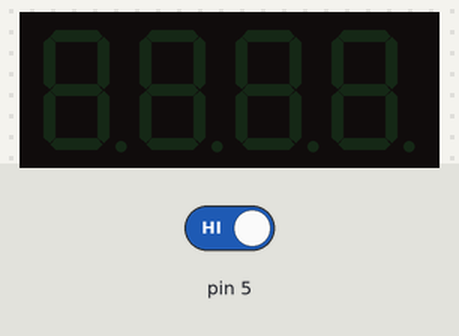
The sketch below on a simulated Arduino Uno, built with avr-gcc and run on an emulated ATmega328P. Shown: 4-digit seven-segment display. The test bench sets the inputs (shaded band); at power-on: pin 5 HIGH.

Above: at 1.2 s.
1.3 s: pin 5 driven LOW
At 2.2 s:
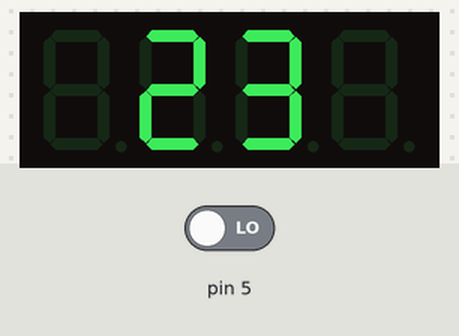
At 3.9 s:
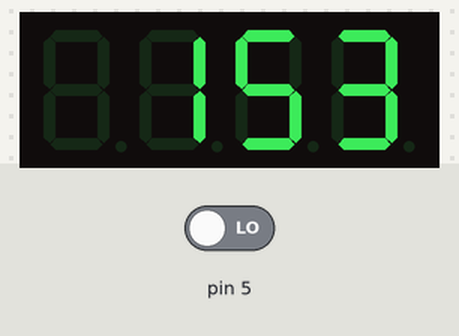
Timing chart, 0 to 5.4 s (numbered marks = the images above; inputs shaded):
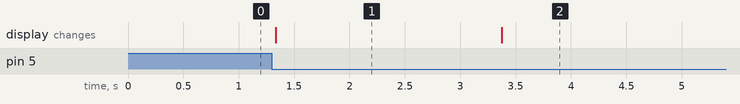

The sketch:

4digit7segdis.ino
```cpp
#include <Arduino.h>
#include <TM1637Display.h>

// Module connection pins (Digital Pins)
#define CLK 2
#define DIO 3

// The amount of time (in milliseconds) between tests
#define TEST_DELAY   2000


TM1637Display display(CLK, DIO);

void setup()
{
pinMode(5, INPUT);
}


void loop()
{

 int x = digitalRead(5);
  display.setBrightness(0x0f);
  if( x == 0)
{
  uint8_t data[] = { 0x0, 0x0, 0x0, 0x0 };
  display.setSegments(data);
  display.showNumberDec(23, false, 2,1);
  delay(TEST_DELAY);

  display.setSegments(data);
  display.showNumberDec(153, false, 3, 1);
  delay(TEST_DELAY);

  display.setSegments(data);
  for(int i=0; i<=20; i++)
  {
    display.showNumberDec(i);
    delay(1000);
  }

}
}
```

Measured:
- after the input at 1.3 s, the display: changes at once (image 1)
- what the display in image 1 shows lasts 2.1 s, from 1.3 s to 3.4 s
